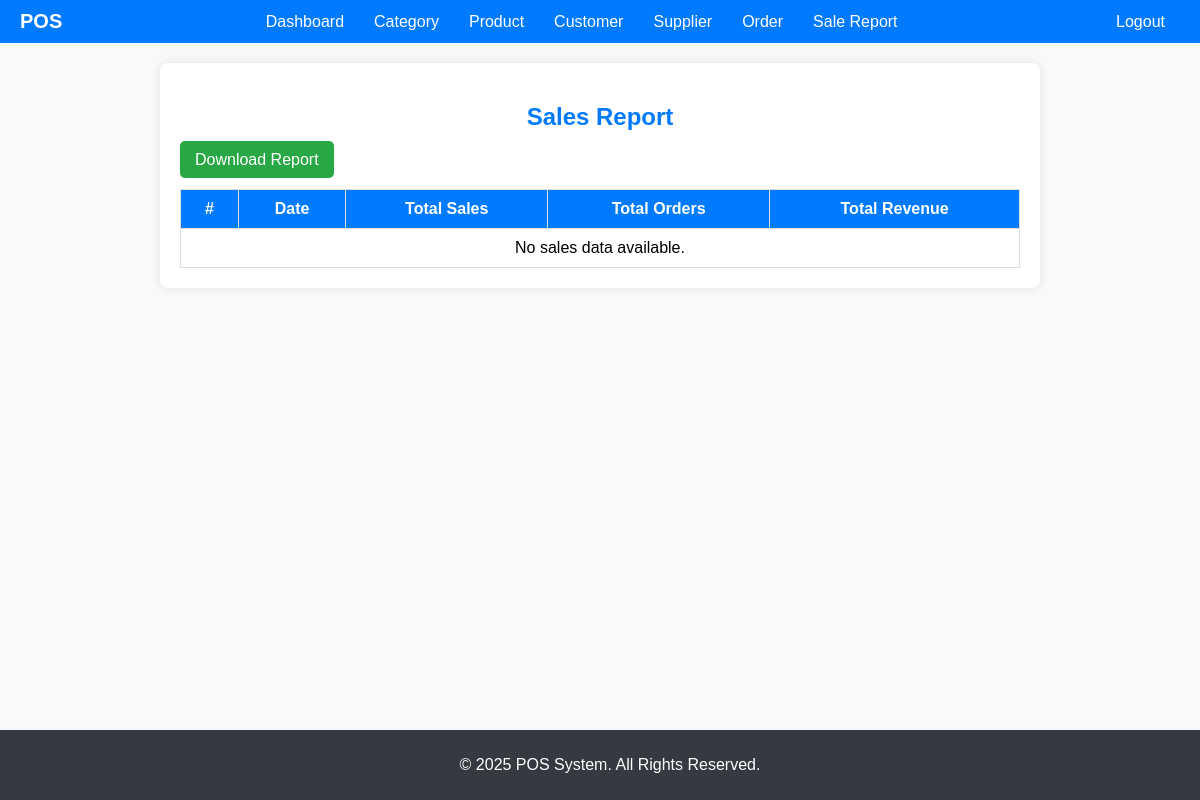
The page /reports/sales/ on the database as committed earlier.
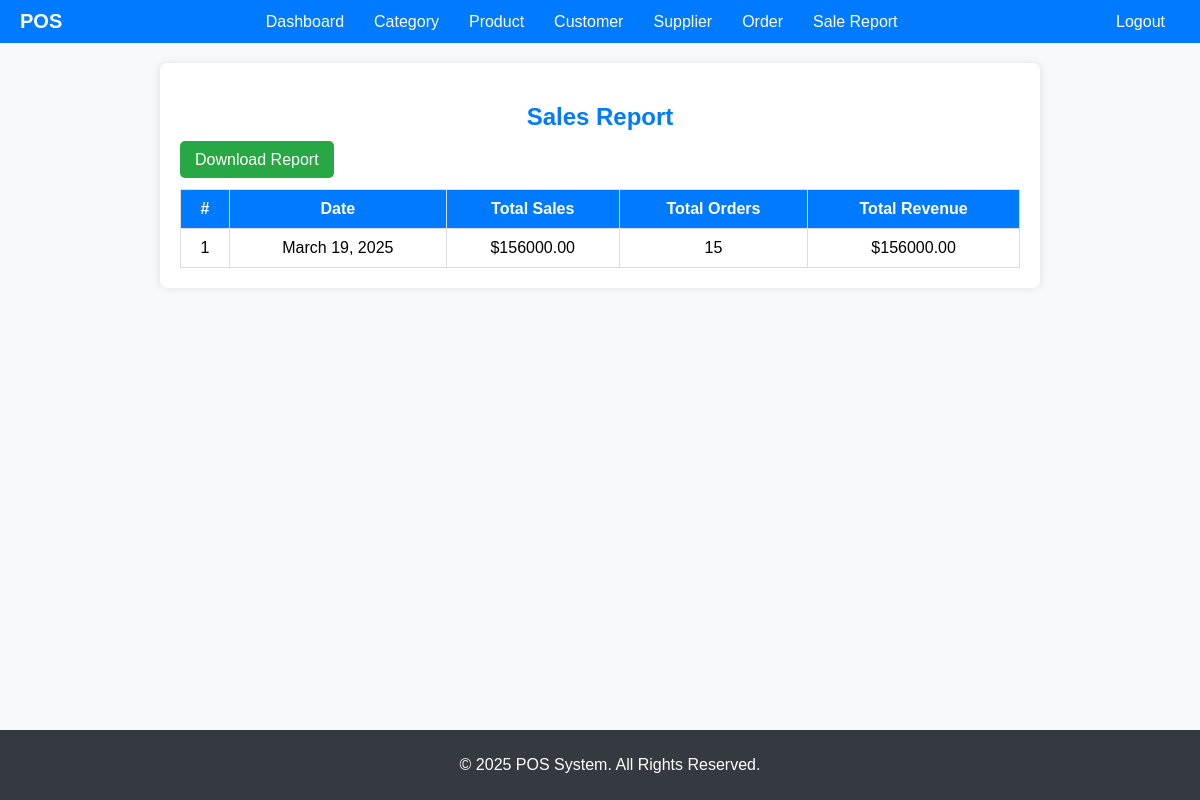
The same page on the database as committed later.
### reports/models.py (models this page shows, shortened)
class SalesReport(models.Model):
    date = models.DateField(unique=True)
    total_sales = models.DecimalField(
        max_digits=12, decimal_places=2, default=0.00)
    total_orders = models.PositiveIntegerField(default=0)
    total_revenue = models.DecimalField(
        max_digits=12, decimal_places=2, default=0.00)
    created_at = models.DateTimeField(auto_now_add=True)

### reports/views.py (the view)
# urls.py: path("reports/sales/", sales_report, name="sales_report"),
def sales_report(request):
    sales_reports = SalesReport.objects.all().order_by('-date')
    return render(request, "sales_report.html", {"sales_reports": sales_reports})

### reports/templates/sales_report.html (shortened to what this page needs)
{% extends "base.html" %}
{% load static %}
{% block content %}
    <h2>Sales Report</h2>
    <a href="{% url 'download_sales_report' %}" class="btn btn-success">Download Report</a>
    <table class="styled-table">
        <thead>
            <tr>
                <th>#</th>
                <th>Date</th>
                <th>Total Sales</th>
                <th>Total Orders</th>
                <th>Total Revenue</th>
            </tr>
        </thead>
        <tbody>
            {% for report in sales_reports %}
            <tr>
                <td>{{ forloop.counter }}</td>
                <td>{{ report.date }}</td>
                <td>${{ report.total_sales }}</td>
                <td>{{ report.total_orders }}</td>
                <td>${{ report.total_revenue }}</td>
            </tr>
            {% empty %}
            <tr>
                <td colspan="5" style="text-align: center;">No sales data available.</td>
            </tr>
            {% endfor %}
        </tbody>
    </table>
{% endblock %}

Rows that differ between the two databases and show on the page:
added SalesReport: date "March 19, 2025", total_sales "156000.00", total_orders "15", total_revenue "156000.00"
Other text that changed with them:
text no longer shown: "No sales data available."
